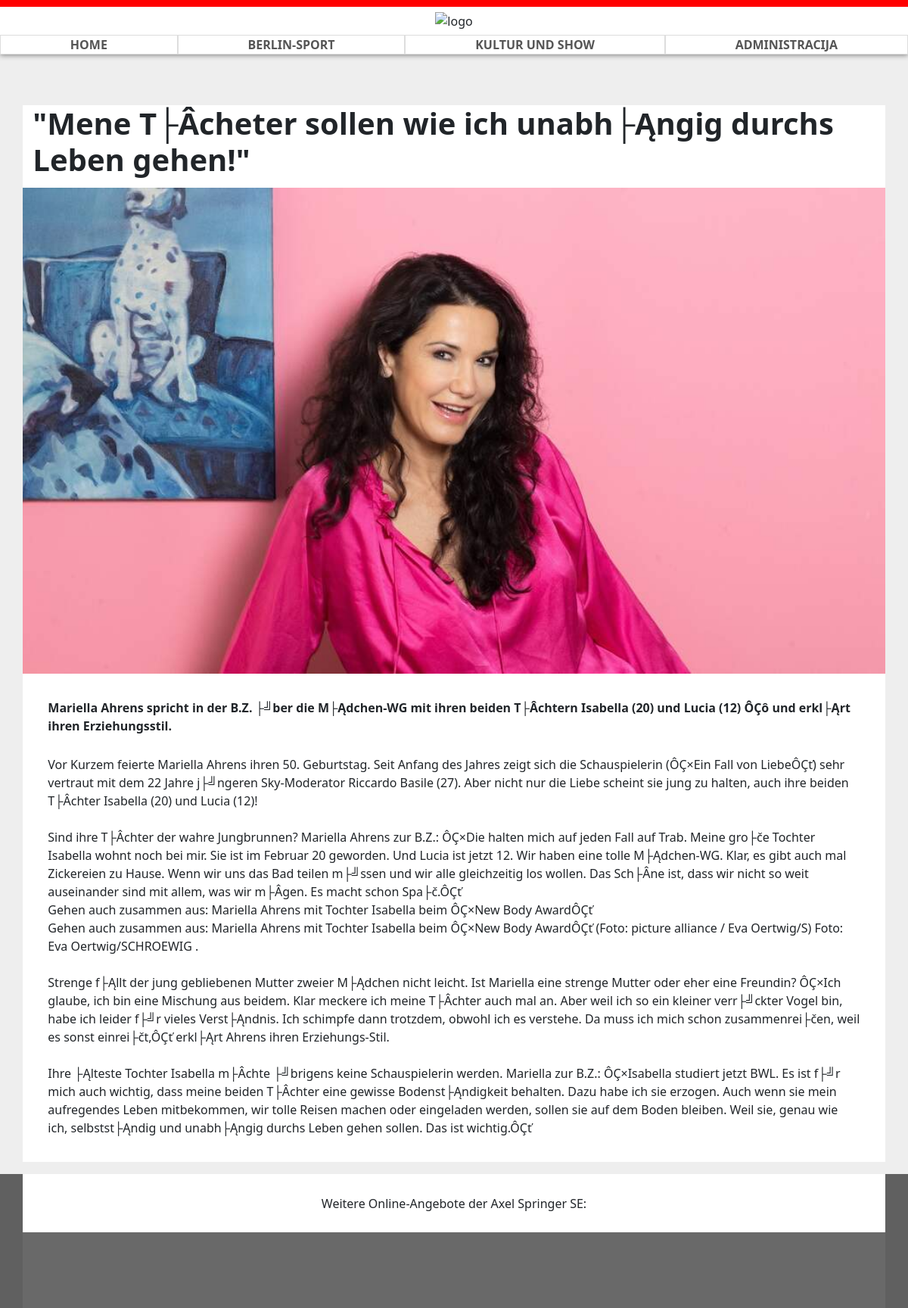
Before: /article.php?id=6 with the older database file.
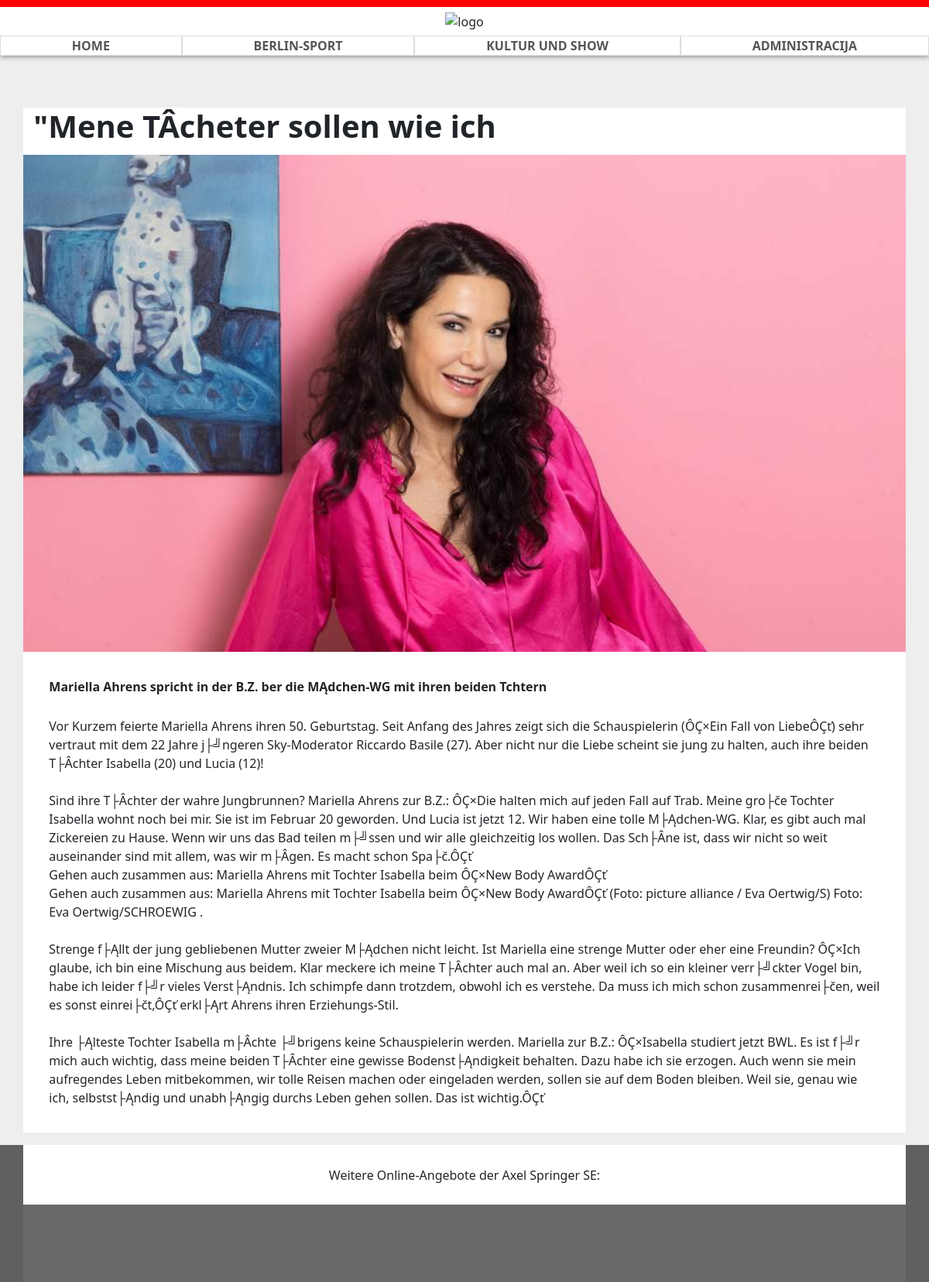
After: the same page with the newer database file.
### tables this page shows
CREATE TABLE `news` (
  `id` int(11) NOT NULL,
  `subtitle` varchar(255) NOT NULL,
  `title` varchar(255) NOT NULL,
  `content` mediumtext NOT NULL,
  `article_subtitle` text NOT NULL,
  `img` varchar(255) NOT NULL,
  `category_id` int(11) NOT NULL,
  `hidden` tinyint(1) NOT NULL,
  `creation_date` timestamp NOT NULL DEFAULT current_timestamp()
);

### article.php (the view, shortened to what this page needs)
<!DOCTYPE html>
<html lang="de">
<head>
    <?php
    $article_id = $_GET['id'];
    $query = "SELECT * FROM news WHERE id = ?";
    $stmt = $dbc->prepare($query);
    $stmt->bind_param("i", $article_id);
    $stmt->execute();
    $result = $stmt->get_result();
    $row = $result->fetch_assoc();
    ?>
    <link href="https://cdn.jsdelivr.net/npm/bootstrap@5.2.0-beta1/dist/css/bootstrap.min.css" rel="stylesheet">
    <link rel="stylesheet" href="style/article.css">
    <link rel="stylesheet" href="style/shared.css">
</head>
<body>
    <?php
    include_once "header.php";
    ?>
    <div class="container g-0">
        <article class="container-fluid g-0">
            <?php
            echo '<h1 class="title">' . $row['title'] . '</h1>';
            echo '<img src="img/' . $row['img'] . '" alt="img' . $row['id'] . '">';
            echo '<p class="content">';
            echo '<span class="bold">' . $row['article_subtitle'] . '</span>';
            $content = str_replace("\n", "<br>", $row['content']);
            echo $content . '</p>';
            ?>
        </article>
    </div>
</body>
</html>

Changed rows visible on the page:
changed news: title "\"Mene T├Âcheter sollen wie ich unabh├Ąngig durchs Leben gehen!\"" → "\"Mene TÂcheter sollen wie ich"; article_subtitle "Mariella Ahrens spricht in der B.Z. ├╝ber die M├Ądchen-WG mit ihren beiden T├Âchtern Isabella (20) und Lucia (12) ÔÇô und erkl├Ąrt ihren Erziehungsstil." → "Mariella Ahrens spricht in der B.Z. ber die MĄdchen-WG mit ihren beiden Tchtern"
